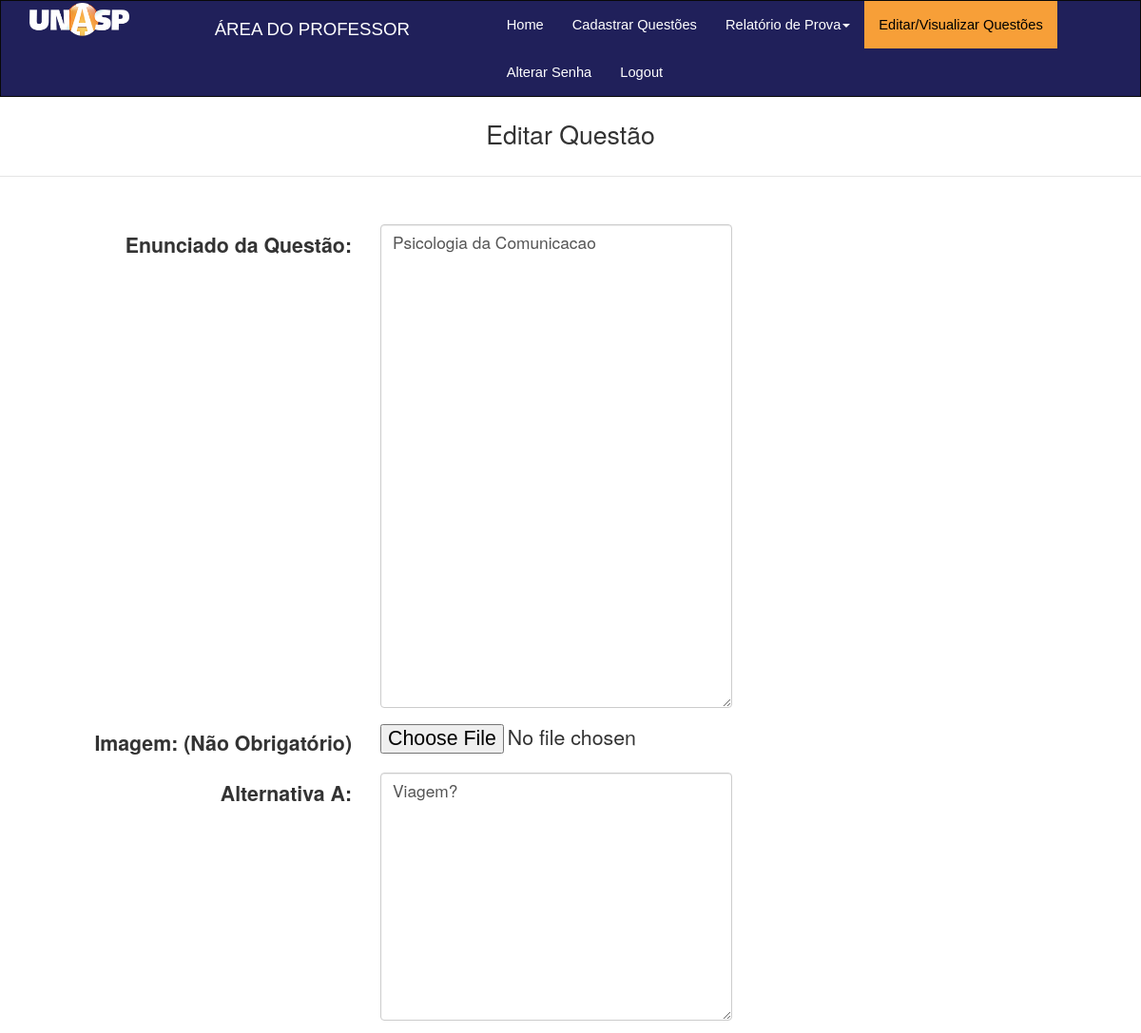
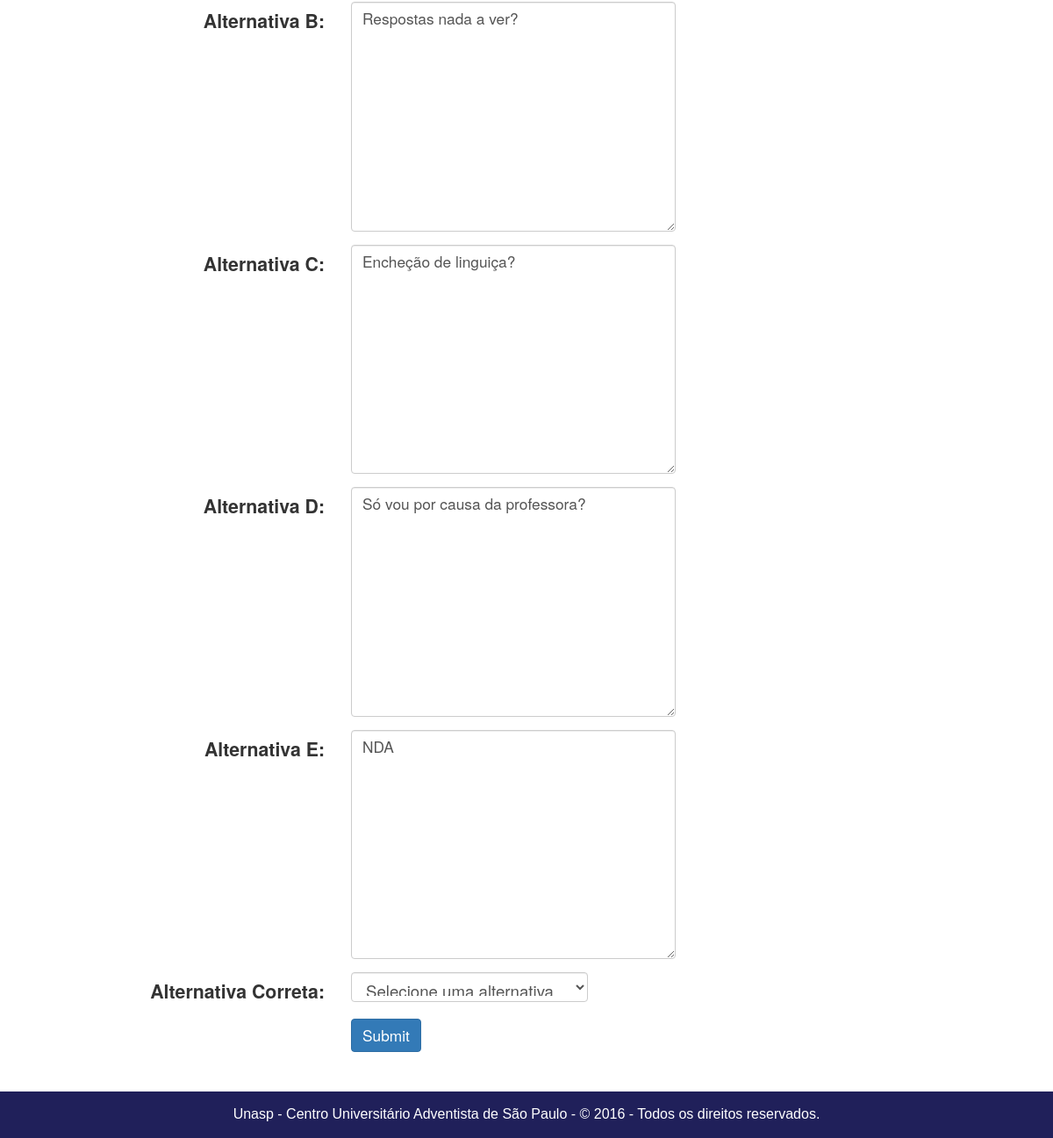
Page /Professor/editaquestao.php?iddisciplina=6&id=15 (signed in) on the committed database (2 pictures, top to bottom).
### tables this page shows
CREATE TABLE `questao` (
  `id` int(11) NOT NULL AUTO_INCREMENT,
  `iddisciplina` int(11) NOT NULL,
  `titulo` mediumtext NOT NULL,
  `imagem` longtext,
  `resposta1` mediumtext NOT NULL,
  `resposta2` mediumtext NOT NULL COMMENT '	',
  `resposta3` mediumtext NOT NULL,
  `resposta4` mediumtext NOT NULL,
  `resposta5` mediumtext NOT NULL,
  `respostacorreta` varchar(1) NOT NULL,
  `flgativo` tinyint(1) NOT NULL DEFAULT '1',
  PRIMARY KEY (`id`),
  KEY `fk_questao_disciplina1_idx` (`iddisciplina`),
  CONSTRAINT `fk_questao_disciplina1` FOREIGN KEY (`iddisciplina`) REFERENCES `disciplina` (`id`) ON DELETE NO ACTION ON UPDATE NO ACTION
);

### classes/class_questao.php (called while the page is built, shortened)
<?php
class questao {
		function selectQuestaoById($pdo,$id){
			$conn = $pdo->prepare("SELECT * FROM questao WHERE id=:id");
			$conn->bindParam(":id",$id,PDO::PARAM_INT);
			$conn->execute();
			return $conn->fetchAll(PDO::FETCH_ASSOC);
		}
	}
	?>

### Professor/editaquestao.php (the view, shortened to what this page needs)
<?php
include_once('../classes/class_disciplina.php');
include_once('../classes/class_questao.php');
$iddisciplina = $_GET['iddisciplina'];
$idquestao = $_GET['id'];
if(isset($_GET['deleta'])){
$x = new questao();
$retorno = $x->deletaQuestao($PDO,$idquestao,$iddisciplina);
}else{
$x= new questao();
    $key = $x->selectQuestaoById($PDO,$idquestao);
?>
	<!DOCTYPE html>
	<html>
	<head>
	      <link rel="stylesheet" href="../assets/css/normalize.css">
	      <link rel="stylesheet" href="../assets/bootstrap-3.3.7-dist/css/bootstrap.min.css">
	      <link rel="stylesheet" href="../assets/bootstrap-3.3.7-dist/js/newjs.js">
	      <link rel="stylesheet" href="../assets/css/newstyle.css">
	</head>
	<body>
<nav class="navbar navbar-inverse" style="border-radius:0px; background:#20205a;">
  <div class="container-fluid">
	      <div class="col-sm-2">
	        <a  class="navbar-brand" href="index.php"><img style="margin-top:-13px;width:70%;"  src="../assets/img/UNASP.png" alt="logo unasp"></a>
	     </div>
	      <div class="col-sm-3">
	        <h3 class="areadoprofessor">ÁREA DO PROFESSOR</h3>
	      </div>
    <div class="col-sm-7">
    <ul class="nav navbar-nav">
      <li ><a id="font-white" href="index.php">Home</a></li>
<li><a  id="font-white" href="pre-cadastra.php">Cadastrar Questões</a></li>
      <li class="dropdown"><a id="font-white" class="dropdown-toggle" data-toggle="dropdown" href="#">Relatório de Prova<span class="caret"></span></a>
      </li>
      <li  class="active"><a id="ativo" href="listadisciplinas.php">Editar/Visualizar Questões</a></li>
	        <li><a id="font-white" href="alterarsenha.php">Alterar Senha</a></li>
	        <li><a id="font-white" href="../logout.php">Logout</a></li>
    </ul>
  </div>
  </div>
</nav>
	<legend class="text-center">Editar Questão</legend>
	<form class="form-horizontal" id="questcad" enctype="multipart/form-data" action="editaquestao.php" method="post">
	<fieldset>
	<div class="form-group">
	  <label class="col-md-4 control-label" for="textarea">Enunciado da Questão:</label>
	  <div class="col-md-4">
	    <textarea required="" class="form-control" rows="20" id="titulo" name="titulo"  placeholder="Insira o Enunciado da Questão"><?php echo $key[0]['titulo']; ?></textarea>
	  </div>
	</div>
	<div class="form-group">
	  <label class="col-md-4 control-label" for="img">Imagem: (Não Obrigatório)</label>
	  <div class="col-md-4">
	    <input id="img" name="imagem" class="input-file" type="file">
	  </div>
	</div>
	<div class="form-group">
	  <label class="col-md-4 control-label" for="resp1">Alternativa A:</label>
	  <div class="col-md-4">
	  <textarea required="" class="form-control" rows="10" name="resp1" type="textarea" placeholder="Insira Alternativa A"><?php echo $key[0]['resposta1']; ?></textarea>
	  </div>
	</div>
	<div class="form-group">
	  <label class="col-md-4 control-label" for="resp2">Alternativa B:</label>
	  <div class="col-md-4">
	  <textarea required="" class="form-control" rows="10" name="resp2" type="textarea" placeholder="Insira Alternativa B"><?php echo $key[0]['resposta2']; ?></textarea>
	  </div>
	</div>
	<div class="form-group">
	  <label class="col-md-4 control-label" for="resp3">Alternativa C:</label>
	  <div class="col-md-4">
	  <textarea required="" class="form-control" rows="10" name="resp3" type="textarea" placeholder="Insira Alternativa C"><?php echo $key[0]['resposta3']; ?></textarea>
	  </div>
	</div>
	<div class="form-group">
	  <label class="col-md-4 control-label" for="resp4">Alternativa D:</label>
	  <div class="col-md-4">
	  <textarea required="" class="form-control" rows="10" name="resp4" type="textarea" placeholder="Insira Alternativa D"><?php echo $key[0]['resposta4']; ?></textarea>
	  </div>
	</div>
	<div class="form-group">
	  <label class="col-md-4 control-label" for="resp5">Alternativa E:</label>
	  <div class="col-md-4">
	  <textarea required="" class="form-control" rows="10" name="resp5" type="textarea" placeholder="Insira Alternativa E"><?php echo $key[0]['resposta5']; ?></textarea>
	  </div>
	</div>
	<div class="form-group">
	  <label class="col-md-4 control-label" for="respcorreta">Alternativa Correta:</label>
	  <div class="col-md-3">
	    <select id="respcorreta" required="" name="respcorreta" class="form-control" style="font-size:14pt;">
	    		<option value="">Selecione uma alternativa</option>
	    </select>
	  </div>
	</div>
	<div class="form-group">
	  <label class="col-md-4 control-label" for="singlebutton"></label>
	  <div class="col-md-1">
	    <input style="font-size:13pt;" name="envia" type="submit" class="btn btn-primary"></input>
	  </div>
	</div>
	</fieldset>
	</form>
     <div id="footer">
      <div class="container">
        <p class="muted credit"> Unasp - Centro Universitário Adventista de São Paulo - © 2016 - Todos os direitos reservados.</a></p>
      </div>
    </div>
	</body>
	</html>
<?php
}
	?>

### assets/css/newstyle.css (style rules this page uses)
.areadoprofessor { font-family: sans-serif; font-size: 14pt; color: white !important; }
.form-group { width: 100% !important; font-size: 16pt; right: 0; bottom: 0; left: 0; }
.form-horizontal { padding: 30px 0 30px; }
legend { font-size: 20pt !important; padding-bottom: 25px; }
a#ativo { color: #000000 !important; background: #f79f38; font-family: sans-serif; font-size: 11pt; }
a#font-white { font-size: 11pt; font-family: sans-serif; color: #ffffff; }
.form-control { font-size: 13pt; }
html, body { height: 100%; }
#push, #footer { height: auto; }
#footer { background-color: #20205a; padding: 15px 0 5px; text-align: center; color: #fff; font-size: 12pt; font-family: 'Cabin', sans-serif; }

### rows in the picture
questao: titulo "Psicologia da Comunicacao", resp1 "Viagem?", resp2 "Respostas nada a ver?", resp3 "Encheção de linguiça?", resp4 "Só vou por causa da professora?", resp5 "NDA"
